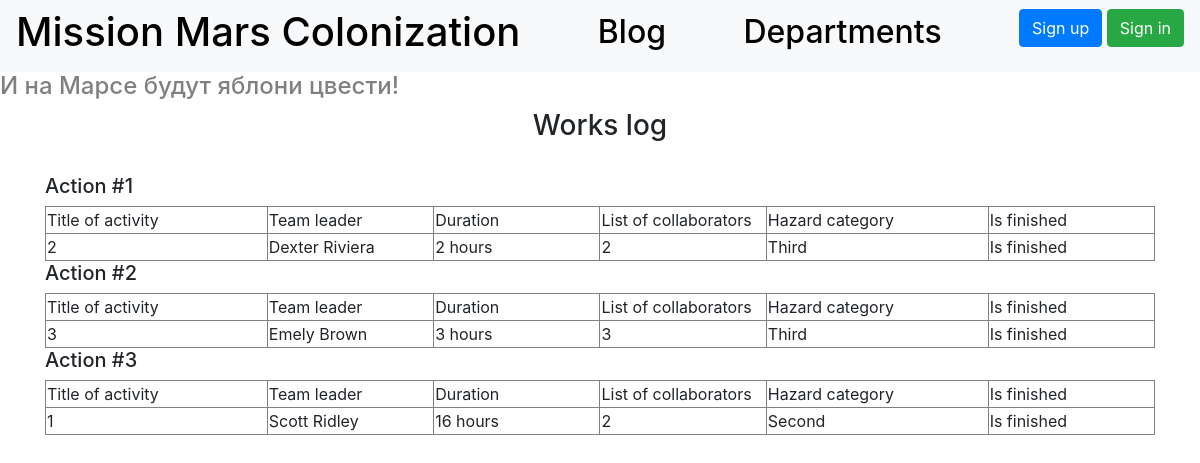
The page / on the database its author committed.
### data/jobs.py (models this page shows)
class Jobs(SqlAlchemyBase):
    __tablename__ = 'jobs'
    id = sqlalchemy.Column(sqlalchemy.Integer,
                           primary_key=True, autoincrement=True)
    team_leader = sqlalchemy.Column(sqlalchemy.Integer, sqlalchemy.ForeignKey("users.id"), nullable=True)
    job = sqlalchemy.Column(sqlalchemy.String, nullable=True)
    work_size = sqlalchemy.Column(sqlalchemy.Integer, nullable=True)
    collaborators = sqlalchemy.Column(sqlalchemy.String, nullable=True)
    start_date = sqlalchemy.Column(sqlalchemy.DateTime, nullable=True)
    end_date = sqlalchemy.Column(sqlalchemy.DateTime, nullable=True)
    is_finished = sqlalchemy.Column(sqlalchemy.Boolean, nullable=True)
    creator = sqlalchemy.Column(sqlalchemy.Integer, nullable=True)
    user = orm.relation('User')
    categories = orm.relation("CategoryJob",
                              secondary="jobs_to_category",
                              backref="jobs")

### data/users.py (models this page shows, shortened)
class User(SqlAlchemyBase, UserMixin):
    __tablename__ = 'users'
    id = sqlalchemy.Column(sqlalchemy.Integer,
                           primary_key=True, autoincrement=True)
    surname = sqlalchemy.Column(sqlalchemy.String, nullable=True)
    name = sqlalchemy.Column(sqlalchemy.String, nullable=True)
    age = sqlalchemy.Column(sqlalchemy.Integer, nullable=True)
    position = sqlalchemy.Column(sqlalchemy.String, nullable=True)
    speciality = sqlalchemy.Column(sqlalchemy.String, nullable=True)
    address = sqlalchemy.Column(sqlalchemy.String, nullable=True)
    email = sqlalchemy.Column(sqlalchemy.String, unique=True, nullable=True)
    hashed_password = sqlalchemy.Column(sqlalchemy.String, nullable=True)
    modified_date = sqlalchemy.Column(sqlalchemy.DateTime, default=datetime.datetime.now)
    news = orm.relation("News", back_populates='user')
    jobs = orm.relation("Jobs", back_populates='user')
    deps = orm.relation("Department", back_populates='user')

### data/categories.py (models this page shows)
class CategoryJob(SqlAlchemyBase):
    __tablename__ = 'job_category'
    id = sqlalchemy.Column(sqlalchemy.Integer, primary_key=True,
                           autoincrement=True)
    name = sqlalchemy.Column(sqlalchemy.String, nullable=True)

### main.py (the view)
@app.route("/")
def index():
    session = db_session.create_session()
    jobs = session.query(Jobs).all()
    return render_template("works_log.html", title="Mars Colonization", jobs=jobs)

### data/db_session.py (called while the page is built)
def create_session() -> Session:
    global __factory
    return __factory()

### templates/works_log.html (shortened to what this page needs)
{% extends "base.html" %}
{% block content %}
<h3 align="center">Works log</h3> <br/>
{% for item in jobs%}
<div>
    <h5>Action #{{item.id}}</h5>
    <div>
        <table border="1" width="100%">
           <tr>
               <td width="20%">Title of activity</td>
               <td width="15%">Team leader</td>
               <td width="15%">Duration</td>
               <td width="15%">List of collaborators</td>
               <td width="20%">Hazard category</td>
               <td width="15%">Is finished</td>
           </tr>
            <tr>
               <td>{{item.job}}</td>
               <td>{{item.user.surname}} {{item.user.name}}</td>
               <td>{{item.work_size}} hours</td>
               <td>{{item.collaborators}}</td>
                <td>{{item.categories[0].name}}</td>
               {% if item.is_finished %}
                <td>Is finished</td>
               {% else %}
                <td>Is not finished</td>
               {% endif %}
           </tr>
        </table>
    </div>
</div>
{% endfor %}
{% endblock %}

### rows shown on the page
Jobs: id "1", job "2", user.surname "Dexter", user.name "Riviera", work_size "2", collaborators "2", name "Third", is_finished "Is finished"
Jobs: id "2", job "3", user.surname "Emely", user.name "Brown", work_size "3", collaborators "3", name "Third", is_finished "Is finished"
Jobs: id "3", job "1", user.surname "Scott", user.name "Ridley", work_size "16", collaborators "2", name "Second", is_finished "Is finished"
